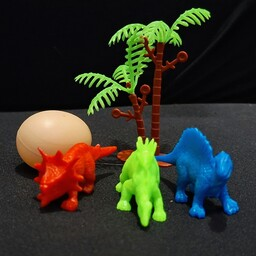
//> input picture 2capitulo/colorspace/RGB.jpg, 256 x 256 px
$ ./colorspace RGB.jpg   (built with g++ and OpenCV 4)
//> lines starting //> are read from the running program, lines starting //| are printed output that depends on the picture
//fazer um array com as string ou um dicionario de color maps e um loop para mostrar todas
//e depois fazer adaptado o LUT do de antes
#include <iostream>
#include <opencv2/opencv.hpp>
#include <vector>
#include <filesystem>

namespace fs = std::filesystem;

int main(int argc, char** argv){
  cv::Mat image,imagecolor;
  cv::Mat hsv, rgb, h, s, v;

  std::vector<cv::Mat> planes;
  int camera;
  double min, max;

  if(argc != 2){
    std::cerr << "Uso: " << argv[0] << " <Image_Path>\n";
    return -1;
  }

  image = cv::imread(argv[1], cv::IMREAD_COLOR);
//> image is the input picture: 256 rows x 256 cols, CV_8UC3; mean B, G, R 40.3, 51.8, 51.7

  if (!image.data) {
    std::cerr << "Nao abriu " << argv[1] << std::endl;
    return -1;
  }

  std::vector<int> colormaps = {
    cv::COLORMAP_JET,
    cv::COLORMAP_HOT,
    cv::COLORMAP_COOL,
    cv::COLORMAP_AUTUMN,
    cv::COLORMAP_BONE,

};

  cv::namedWindow("image", cv::WINDOW_NORMAL);
  cv::imshow("image", image);
  for (int i=0;i<colormaps.size();i++){
    // depois transformar em uma função
    cv::applyColorMap(image, imagecolor, colormaps[i]);
    cv::split (imagecolor, planes);
    cv::hconcat(planes[0], planes[1], rgb);
    cv::hconcat(rgb, planes[2], rgb);
    std::string titulo = "Colormap " + std::to_string(i); // título dinâmico
    cv::imshow(titulo, rgb);

    cv::cvtColor(imagecolor, imagecolor, cv::COLOR_BGR2HSV_FULL);
    cv::split (imagecolor, planes);
    cv::hconcat(planes[0], planes[1], hsv);
    cv::hconcat(hsv, planes[2], hsv);
    std::string tituloHSV = "HSV " + std::to_string(i);
    cv::imshow(tituloHSV, hsv);

    cv::applyColorMap(planes[0], h, cv::COLORMAP_HSV); // NÃO TEM O FULL
    std::string tituloh = "h " + std::to_string(i);
    cv::imshow(tituloh, h);

    //salvando as imagens
        std::string pasta = "../ImagensColorspaces/" + std::to_string(i) ;
        fs::create_directories(pasta);  // Cria subpastas recursivamente
        cv::imwrite(pasta + "/RGB.png", rgb);
        cv::imwrite(pasta + "/HSV.png", hsv);
        cv::imwrite(pasta + "/H_colormap.png", h);


  }
//> this loop made 5 passes
//> pass 1, `cv::applyColorMap(image, imagecolor, colormaps[i]);`:
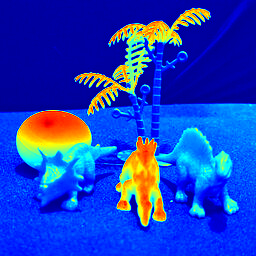
//> imagecolor: 256 rows x 256 cols, CV_8UC3; mean B, G, R 191.5, 62.8, 28.2
//> pass 1, `cv::hconcat(planes[0], planes[1], rgb);`:
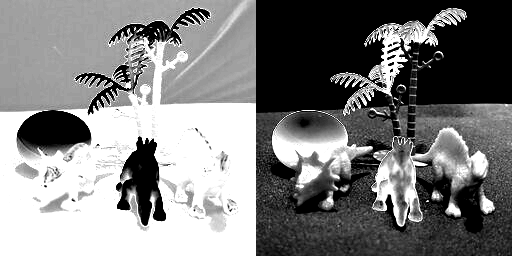
//> rgb: 256 rows x 512 cols, CV_8UC1; min 0, max 255, mean 127.2
//> pass 1, `cv::hconcat(rgb, planes[2], rgb);`:
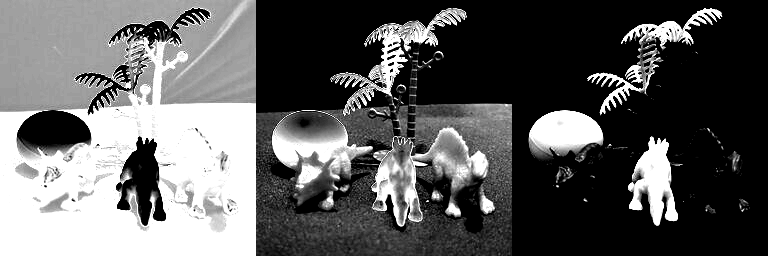
//> rgb: 256 rows x 768 cols, CV_8UC1; min 0, max 255, mean 94.2
//> after the loop: imagecolor: 256 rows x 256 cols, CV_8UC3; mean H, S, V 166.4, 67.1, 57.8
//> after the loop:
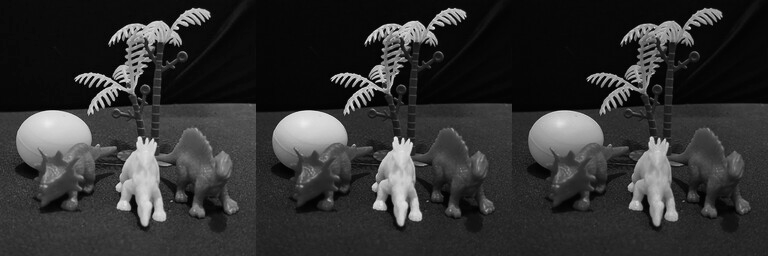
//> rgb: 256 rows x 768 cols, CV_8UC1; min 0, max 237, mean 49.7
//> after the loop:
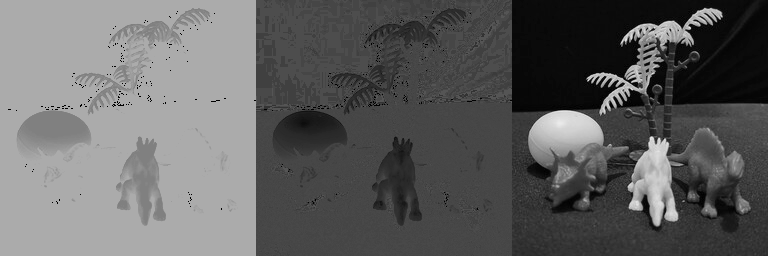
//> hsv: 256 rows x 768 cols, CV_8UC1; min 0, max 237, mean 97.1
//> after the loop: h: 256 rows x 256 cols, CV_8UC3; mean H, S, V 253.9, 23.2, 6.1


  cv::waitKey();
}
